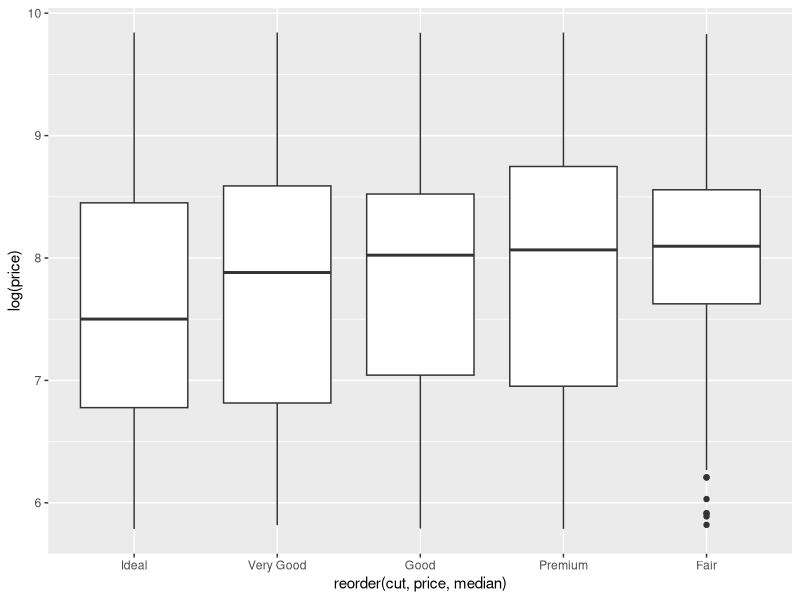
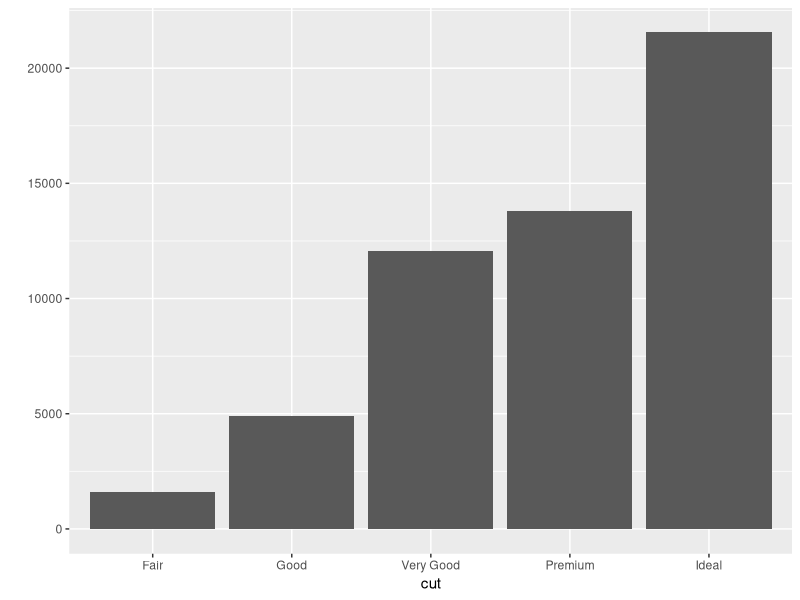
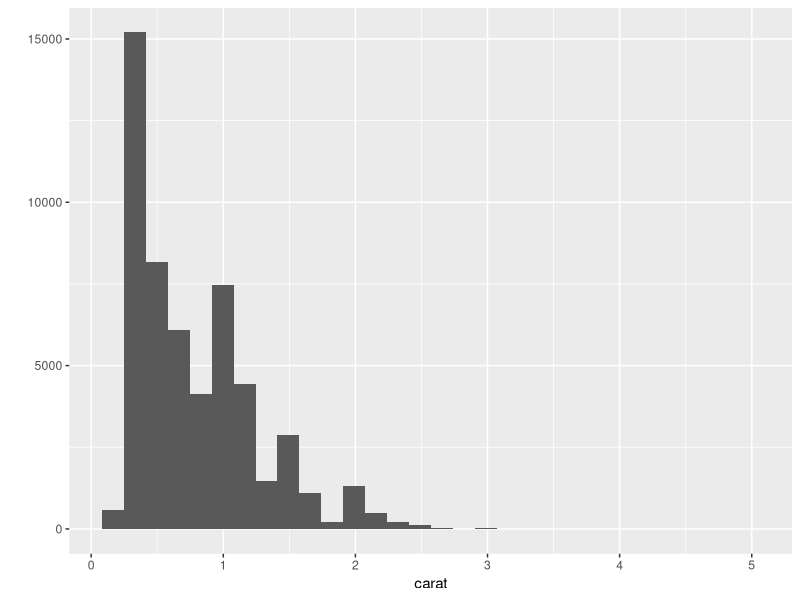
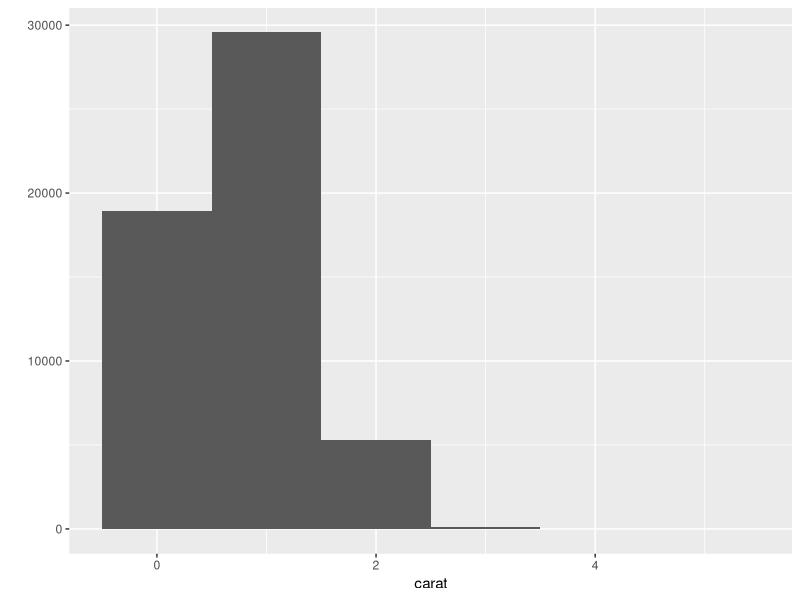
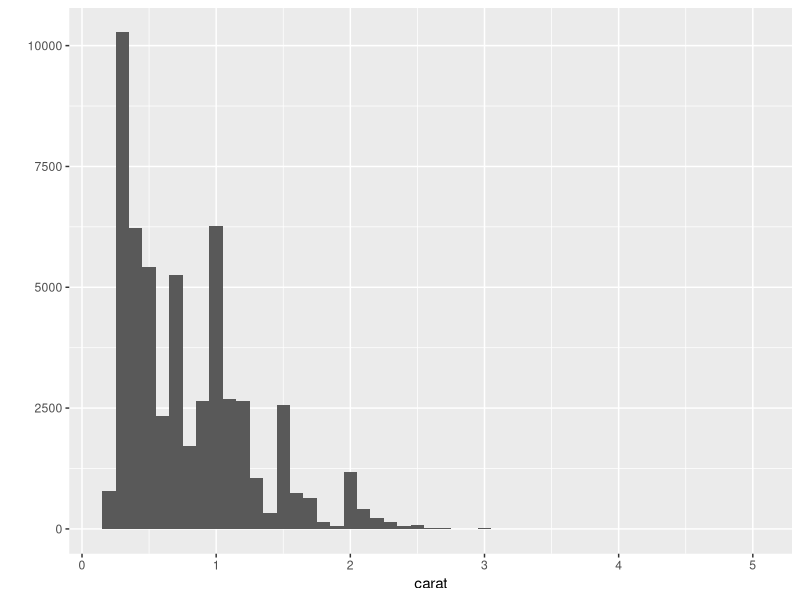
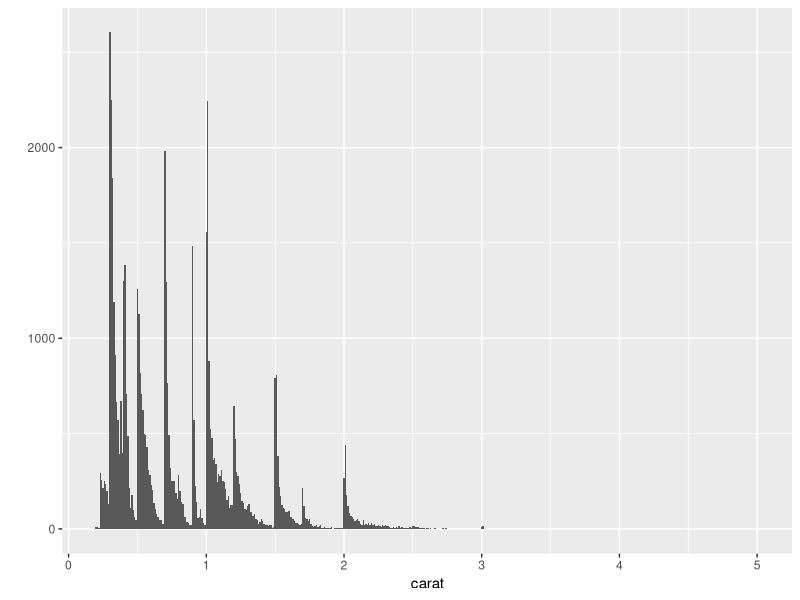
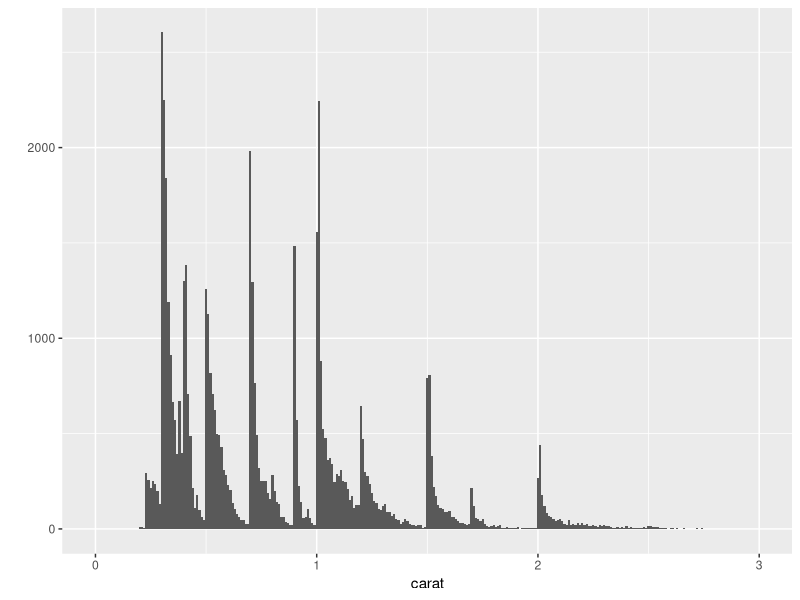
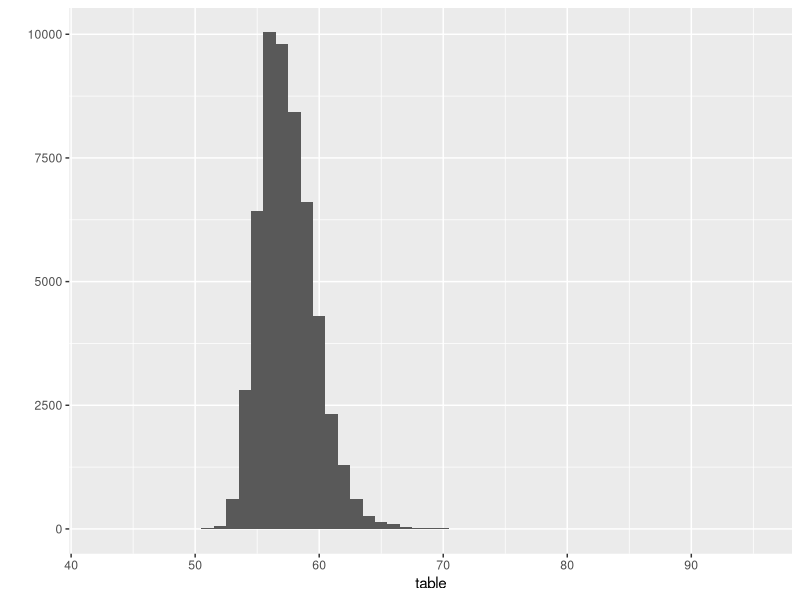

R code for these plots, in order:
#' ---
#' title: "Lecture 2: Distributions"
#' author: "Mark Blackmore"
#' date: "`r format(Sys.Date())`"
#' output: github_document
#' ---

library(ggplot2)

#' ## Five ways to explore the data
# ?diamonds
head(diamonds)
str(diamonds)
summary(diamonds)
qplot(reorder(cut, price, median), log(price), data = diamonds, geom = "boxplot")

#' ## Examine distributions 

#' ### Categorical variable generates barplot 
qplot(cut, data = diamonds)

#' ### Continuous variable generates histogram
qplot(carat, data = diamonds)
qplot(carat, data = diamonds, binwidth = 1)
qplot(carat, data = diamonds, binwidth = 0.1)
qplot(carat, data = diamonds, binwidth = 0.01)
resolution(diamonds$carat)
last_plot() + xlim(0, 3)

#' ### Always play with binwidth
qplot(table, data = diamonds, binwidth = 1)
qplot(table, data = diamonds, binwidth = 1) +
  xlim(50, 70)
qplot(table, data = diamonds, binwidth = 0.1) +
  xlim(50, 70)
qplot(table, data = diamonds, binwidth = 0.1) +
  xlim(50, 70) + ylim(0, 50)

#' ### Different ways to zoon
# ?coord_cartesian
d <- ggplot(diamonds, aes(carat, price)) +
  stat_bin2d(bins = 25, colour = "white")
d
d + scale_x_continuous(limits = c(0, 1))
d + coord_cartesian(xlim = c(0, 1))

#' ### Using Aesthetics
qplot(depth, data = diamonds, binwidth = 0.2)
qplot(depth, data = diamonds, binwidth = 0.2,
      fill = cut) + xlim(55, 70)
qplot(depth, data = diamonds, binwidth = 0.2) + 
  xlim(55, 70) + facet_wrap(~ cut)

#' ### Exercise: Expriment with binwidth and aesthetics
qplot(price, data = diamonds)
resolution(diamonds$price)
qplot(price, data = diamonds, binwidth = 1)
qplot(price, data = diamonds, binwidth = 10)
qplot(price, data = diamonds, binwidth = 100)
qplot(price, data = diamonds, binwidth = 1000)
qplot(price, data = diamonds, binwidth = 100) + 
  coord_cartesian(xlim = c(0, 5000))
qplot(price, data = diamonds, binwidth = 500) + 
  scale_x_continuous(limits = c(0, 5000))
qplot(price, data = diamonds, binwidth = 500) + 
  facet_wrap(~ color)
qplot(price, data = diamonds, binwidth = 100) + 
  facet_wrap(~ cut)
qplot(price, data = diamonds, binwidth = 100) + 
  facet_wrap(~ clarity)

#' ### Preferable to use density for comparions vs count
qplot(price, data = diamonds, binwidth = 500) + 
  facet_wrap(~ cut)
qplot(price, ..density.., data = diamonds, binwidth = 500,
      geom = "freqpoly", colour = cut)
qplot(price, ..density.., data = diamonds, binwidth = 500,
      geom = "histogram") + facet_wrap(~ cut)
